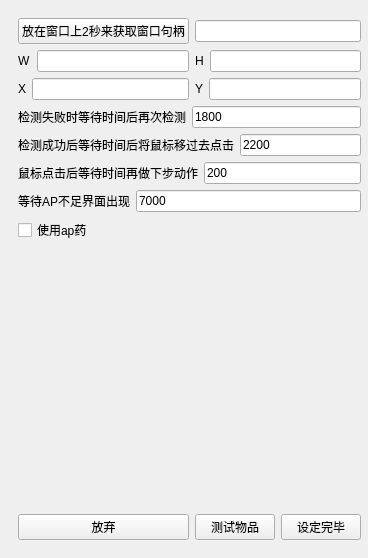
<?xml version="1.0" encoding="UTF-8"?>
<ui version="4.0">
 <class>ClickForm</class>
 <widget class="QWidget" name="ClickForm">
  <property name="geometry">
   <rect>
    <x>0</x>
    <y>0</y>
    <width>368</width>
    <height>558</height>
   </rect>
  </property>
  <property name="windowTitle">
   <string>Form</string>
  </property>
  <widget class="QStackedWidget" name="stackedWidget">
   <property name="geometry">
    <rect>
     <x>9</x>
     <y>9</y>
     <width>361</width>
     <height>540</height>
    </rect>
   </property>
   <property name="currentIndex">
    <number>0</number>
   </property>
   <widget class="QWidget" name="page">
    <layout class="QGridLayout" name="gridLayout_3">
     <item row="9" column="0">
      <widget class="QPushButton" name="pushButton_3">
       <property name="text">
        <string>放弃</string>
       </property>
      </widget>
     </item>
     <item row="1" column="1" colspan="2">
      <layout class="QHBoxLayout" name="horizontalLayout_4">
       <item>
        <widget class="QLabel" name="label_4">
         <property name="text">
          <string>H</string>
         </property>
        </widget>
       </item>
       <item>
        <widget class="QLineEdit" name="winHLE"/>
       </item>
      </layout>
     </item>
     <item row="7" column="0">
      <widget class="QCheckBox" name="apCheck">
       <property name="text">
        <string>使用ap药</string>
       </property>
      </widget>
     </item>
     <item row="9" column="2">
      <widget class="QPushButton" name="setEnd">
       <property name="text">
        <string>设定完毕</string>
       </property>
      </widget>
     </item>
     <item row="9" column="1">
      <widget class="QPushButton" name="pushButton_5">
       <property name="text">
        <string>测试物品</string>
       </property>
      </widget>
     </item>
     <item row="1" column="0">
      <layout class="QHBoxLayout" name="horizontalLayout_3">
       <item>
        <widget class="QLabel" name="label_3">
         <property name="text">
          <string>W</string>
         </property>
        </widget>
       </item>
       <item>
        <widget class="QLineEdit" name="winWLE"/>
       </item>
      </layout>
     </item>
     <item row="0" column="0">
      <widget class="QPushButton" name="pushButton">
       <property name="text">
        <string>放在窗口上2秒来获取窗口句柄</string>
       </property>
      </widget>
     </item>
     <item row="5" column="0" colspan="3">
      <layout class="QHBoxLayout" name="horizontalLayout_7">
       <item>
        <widget class="QLabel" name="label_7">
         <property name="text">
          <string>鼠标点击后等待时间再做下步动作</string>
         </property>
        </widget>
       </item>
       <item>
        <widget class="QLineEdit" name="mouseDely">
         <property name="text">
          <string>200</string>
         </property>
        </widget>
       </item>
      </layout>
     </item>
     <item row="2" column="1" colspan="2">
      <layout class="QHBoxLayout" name="horizontalLayout_2">
       <item>
        <widget class="QLabel" name="label_2">
         <property name="text">
          <string>Y</string>
         </property>
        </widget>
       </item>
       <item>
        <widget class="QLineEdit" name="winYLE"/>
       </item>
      </layout>
     </item>
     <item row="2" column="0">
      <layout class="QHBoxLayout" name="horizontalLayout">
       <item>
        <widget class="QLabel" name="label">
         <property name="text">
          <string>X</string>
         </property>
        </widget>
       </item>
       <item>
        <widget class="QLineEdit" name="winXLE"/>
       </item>
      </layout>
     </item>
     <item row="3" column="0" colspan="3">
      <layout class="QHBoxLayout" name="horizontalLayout_5">
       <item>
        <widget class="QLabel" name="label_5">
         <property name="text">
          <string>检测失败时等待时间后再次检测</string>
         </property>
        </widget>
       </item>
       <item>
        <widget class="QLineEdit" name="checkDely">
         <property name="text">
          <string>1800</string>
         </property>
        </widget>
       </item>
      </layout>
     </item>
     <item row="0" column="1" colspan="2">
      <widget class="QLineEdit" name="winHWID">
       <property name="text">
        <string/>
       </property>
      </widget>
     </item>
     <item row="4" column="0" colspan="3">
      <layout class="QHBoxLayout" name="horizontalLayout_6">
       <item>
        <widget class="QLabel" name="label_6">
         <property name="text">
          <string>检测成功后等待时间后将鼠标移过去点击</string>
         </property>
        </widget>
       </item>
       <item>
        <widget class="QLineEdit" name="waitDely">
         <property name="text">
          <string>2200</string>
         </property>
        </widget>
       </item>
      </layout>
     </item>
     <item row="8" column="0">
      <spacer name="verticalSpacer">
       <property name="orientation">
        <enum>Qt::Vertical</enum>
       </property>
       <property name="sizeHint" stdset="0">
        <size>
         <width>20</width>
         <height>248</height>
        </size>
       </property>
      </spacer>
     </item>
     <item row="6" column="0" colspan="3">
      <layout class="QHBoxLayout" name="horizontalLayout_8">
       <item>
        <widget class="QLabel" name="label_8">
         <property name="text">
          <string>等待AP不足界面出现</string>
         </property>
        </widget>
       </item>
       <item>
        <widget class="QLineEdit" name="apbuzuLe">
         <property name="text">
          <string>7000</string>
         </property>
        </widget>
       </item>
      </layout>
     </item>
    </layout>
   </widget>
   <widget class="QWidget" name="page_2">
    <layout class="QGridLayout" name="gridLayout">
     <item row="0" column="0" colspan="2">
      <widget class="QPushButton" name="pushButton_2">
       <property name="text">
        <string>从选关卡开始</string>
       </property>
      </widget>
     </item>
     <item row="1" column="0" colspan="2">
      <widget class="QPushButton" name="pushButton_4">
       <property name="text">
        <string>从自动再战开始</string>
       </property>
      </widget>
     </item>
     <item row="2" column="0" colspan="2">
      <widget class="QPushButton" name="pushButton_6">
       <property name="text">
        <string>从检测游戏物品开始</string>
       </property>
      </widget>
     </item>
     <item row="4" column="0" colspan="2">
      <widget class="QTextEdit" name="textEdit"/>
     </item>
     <item row="3" column="0" colspan="2">
      <widget class="QPushButton" name="stopBT">
       <property name="text">
        <string>停止</string>
       </property>
      </widget>
     </item>
    </layout>
   </widget>
  </widget>
 </widget>
 <resources/>
 <connections/>
</ui>
